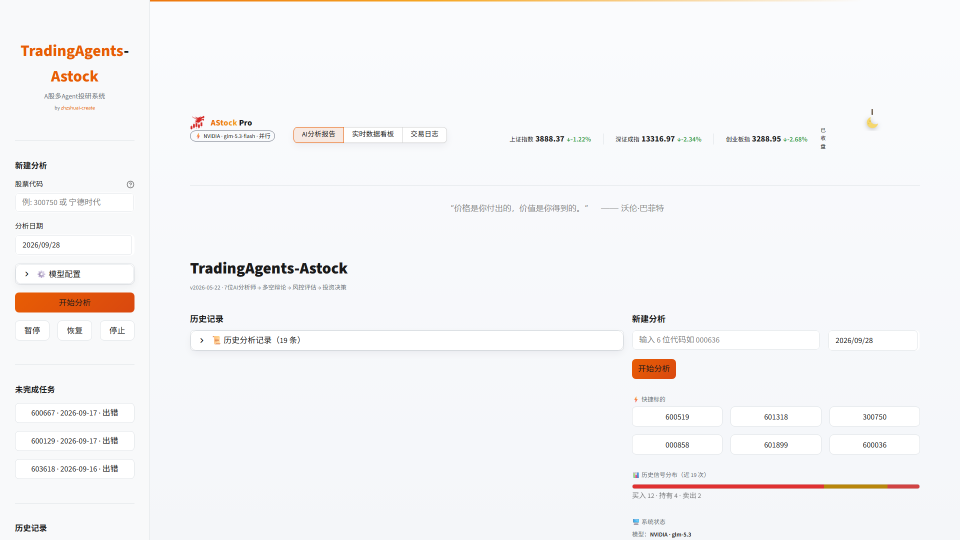
#> input picture assets/analysis-interface.png, 1920 x 1080 px (shown at 1/2 size); its folder holds only this picture in this run
$ python process_logo.py ../../assets/analysis-interface.png
#> lines starting #> are read from the running program, lines starting #| are printed output that depends on the picture
"""Process the Doubao-generated dragon logo into repo assets.

Steps: paint out watermark -> background to alpha (un-mix AA edges) ->
crop to bbox -> square pad -> 512 master / 192 splash / multi-size ico.
"""
import io
import sys
from pathlib import Path

from PIL import Image

SRC = Path(sys.argv[1])  # 源图路径由参数传入 (QQ 缓存路径不保证长期存在)
OUT = Path(__file__).resolve().parents[2] / "assets"

img = Image.open(SRC).convert("RGB")
#> img is the input picture: PIL image 1920x1080 RGB; mean R, G, B 245.3, 245.1, 246.3
w, h = img.size
#> w = 1920; h = 1080
print("src", w, h)
#| src 1920 1080
px = img.load()

# background = median of corner patches
corners = []
for cx, cy in [(4, 4), (w - 5, 4), (4, h // 2), (w // 2, 4)]:
    for dx in range(3):
        for dy in range(3):
            corners.append(px[cx + dx, cy + dy])
#> after the loop, corners = 36 items, first 6: (248, 249, 250), (248, 249, 250), (248, 249, 250), (248, 249, 250), (248, 249, 250), (248, 249, 250)
corners.sort(key=lambda c: sum(c))
bg = corners[len(corners) // 2]
#> bg = (250, 251, 253)
print("bg", bg)
#| bg (250, 251, 253)

# paint out watermark block (bottom-right)
for y in range(int(h * 0.90), h):
    for x in range(int(w * 0.76), w):
        px[x, y] = bg

# alpha from distance to bg, with un-mixing against the dominant fg (logo red)
fg_pixels = [p for p in img.getdata() if sum((p[i] - bg[i]) ** 2 for i in range(3)) > 150 ** 2 * 3 // 3]
#> fg_pixels = 44046 items
fg_pixels.sort(key=lambda c: (c[0], c[1], c[2]))
fg = fg_pixels[len(fg_pixels) // 2]
#> fg = (218, 73, 15)
print("fg", fg, "n_fg", len(fg_pixels))
#| fg (218, 73, 15) n_fg 44046

T0, T1 = 22.0, 110.0
rgba = Image.new("RGBA", (w, h))
#> rgba: PIL image 1920x1080 RGBA; every value is 0
rpx = rgba.load()
minx, miny, maxx, maxy = w, h, -1, -1
#> minx = 1920; miny = 1080; maxx = -1; maxy = -1
for y in range(h):
    for x in range(w):
        r, g, b = px[x, y]
        d = (sum((c - bg[i]) ** 2 for i, c in enumerate((r, g, b)))) ** 0.5
        a = 0.0 if d <= T0 else (1.0 if d >= T1 else (d - T0) / (T1 - T0))
        if a > 0.03:
            minx, miny = min(minx, x), min(miny, y)
            maxx, maxy = max(maxx, x), max(maxy, y)
        if a > 0:
            ur, ug, ub = fg
            if a < 1.0:
                ur = min(255, max(0, int((r - bg[0] * (1 - a)) / a)))
                ug = min(255, max(0, int((g - bg[1] * (1 - a)) / a)))
                ub = min(255, max(0, int((b - bg[2] * (1 - a)) / a)))
            rpx[x, y] = (ur, ug, ub, int(round(a * 255)))
        else:
            rpx[x, y] = (0, 0, 0, 0)
print("bbox", minx, miny, maxx, maxy)
#| bbox 30 0 1839 1079

crop = rgba.crop((minx, miny, maxx + 1, maxy + 1))
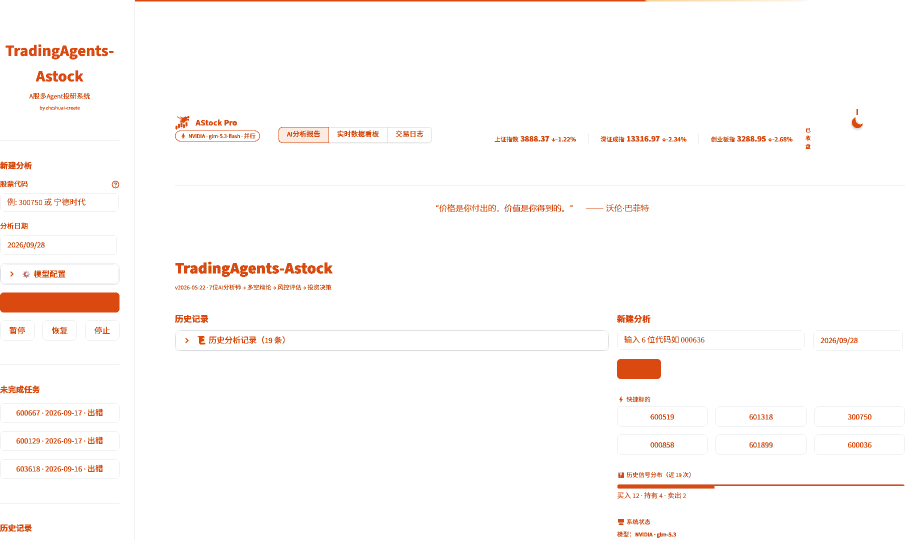
#> crop: PIL image 1810x1080 RGBA (shown at 1/2 size); mean R, G, B, A 7.9, 4.4, 2.7, 7.6; transparent parts drawn white
cw, ch = crop.size
#> cw = 1810; ch = 1080
side = int(max(cw, ch) * 1.06)
#> side = 1918
sq = Image.new("RGBA", (side, side), (0, 0, 0, 0))
#> sq: PIL image 1918x1918 RGBA; every value is 0
sq.paste(crop, ((side - cw) // 2, (side - ch) // 2), crop)
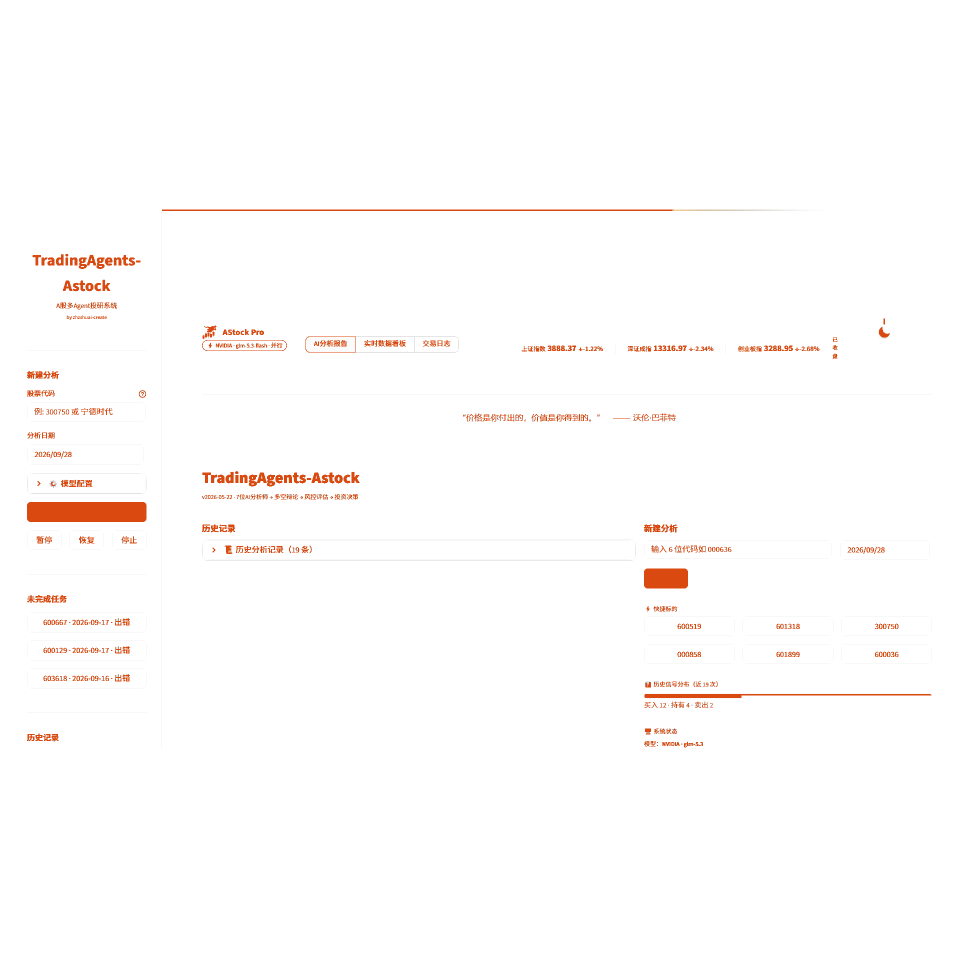
#> sq: PIL image 1918x1918 RGBA (shown at 1/2 size); mean R, G, B, A 3.3, 1.5, 0.7, 3.7; transparent parts drawn white

master = sq.resize((512, 512), Image.LANCZOS)
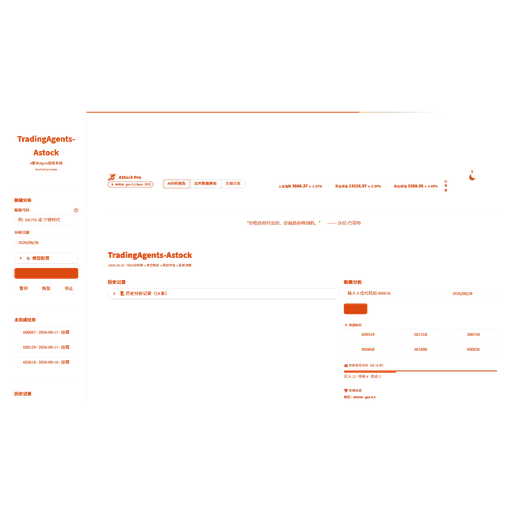
#> master: PIL image 512x512 RGBA; mean R, G, B, A 10.4, 4.3, 2.1, 3.8; transparent parts drawn white
master.save(OUT / "logo-dragon.png")
splash = sq.resize((192, 192), Image.LANCZOS)
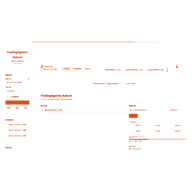
#> splash: PIL image 192x192 RGBA; mean R, G, B, A 18.2, 6.6, 2.3, 4; transparent parts drawn white
splash.save(OUT / "logo-dragon-192.png")
sizes = [16, 24, 32, 48, 64, 128, 256]
master.save(OUT / "app_icon.ico", sizes=[(s, s) for s in sizes])
print("assets written:", [p.name for p in sorted(OUT.glob("logo-dragon*"))] + ["app_icon.ico"])
print("splash b64 bytes ~", len(io.BytesIO().__class__(b"").getvalue()) or "")
import base64
buf = io.BytesIO()
splash.save(buf, format="PNG", optimize=True)
print("splash png bytes", buf.tell(), "b64 len", len(base64.b64encode(buf.getvalue())))

$ run again, on assets/dashboard-light.png
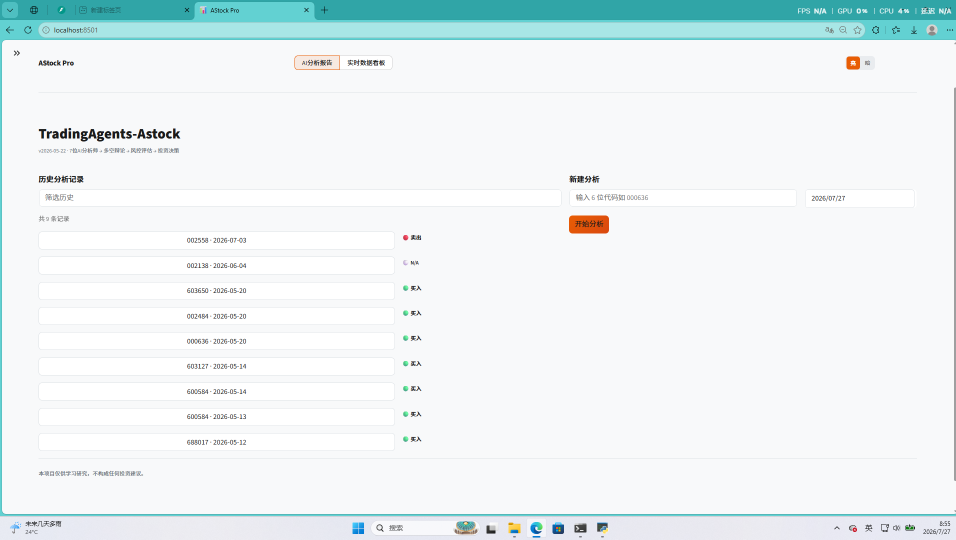
#> input picture assets/dashboard-light.png, 1911 x 1079 px (shown at 1/2 size)
#| src 1911 1079
#> after the loop `for cx, cy in [(4, 4), (w - 5, 4), (4, h // 2), (w // 2, 4)]:`: corners = 36 items, first 6: (48, 165, 167), (48, 165, 167), (48, 165, 167), (48, 165, 167), (48, 165, 167), (48, 165, 167)
#> bg = (48, 165, 167)
#| bg (48, 165, 167)
#> fg_pixels = 1885402 items
#> fg = (248, 249, 250)
#| fg (248, 249, 250) n_fg 1885402
#> rgba: PIL image 1911x1079 RGBA; every value is 0
#| bbox 0 4 1910 1078
#> `crop = rgba.crop((minx, miny, maxx + 1, maxy + 1))`:
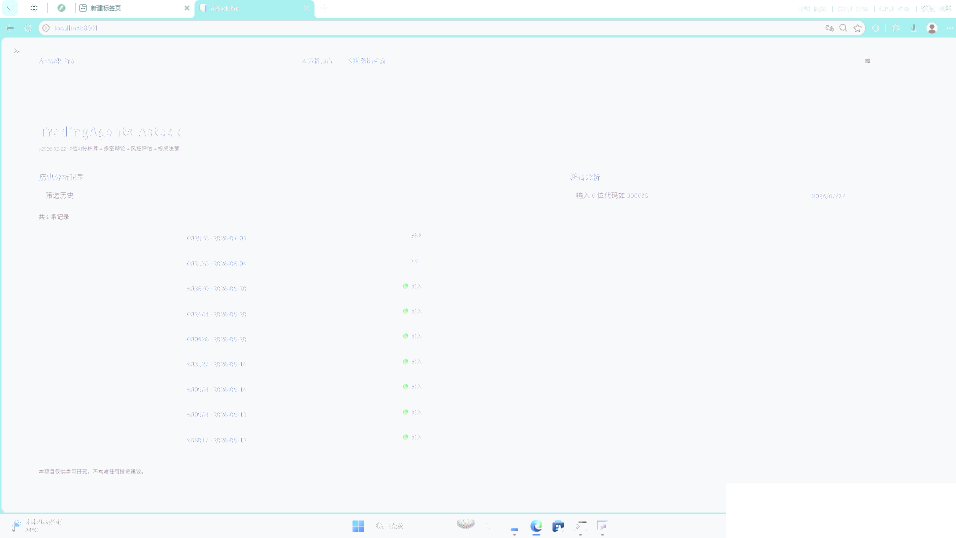
#> crop: PIL image 1911x1075 RGBA (shown at 1/2 size); mean R, G, B, A 232, 235.1, 236.2, 239.2; transparent parts drawn white
#> `master = sq.resize((512, 512), Image.LANCZOS)`:
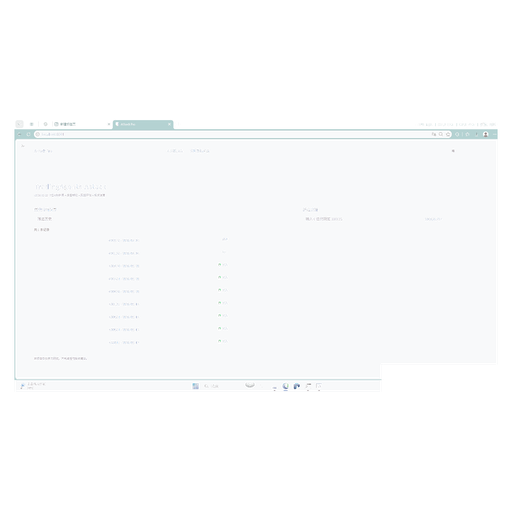
#> master: PIL image 512x512 RGBA; mean R, G, B, A 117.6, 118.9, 119.4, 119.1; transparent parts drawn white

$ run again, on assets/dashboard-report.png
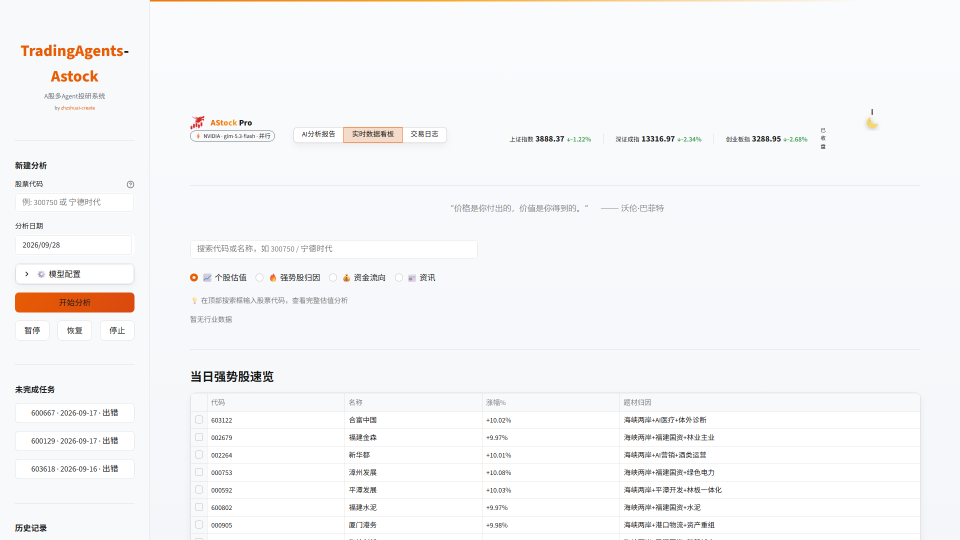
#> input picture assets/dashboard-report.png, 1920 x 1080 px (shown at 1/2 size)
#> img is the input picture: PIL image 1920x1080 RGB; mean R, G, B 246.4, 246.3, 247.2
#| src 1920 1080
#> after the loop `for cx, cy in [(4, 4), (w - 5, 4), (4, h // 2), (w // 2, 4)]:`: corners = 36 items, first 6: (248, 249, 250), (248, 249, 250), (248, 249, 250), (248, 249, 250), (248, 249, 250), (248, 249, 250)
#> bg = (250, 251, 253)
#| bg (250, 251, 253)
#> fg_pixels = 44724 items
#> fg = (154, 140, 119)
#| fg (154, 140, 119) n_fg 44724
#> rgba: PIL image 1920x1080 RGBA; every value is 0
#| bbox 30 0 1841 1079
#> `crop = rgba.crop((minx, miny, maxx + 1, maxy + 1))`:
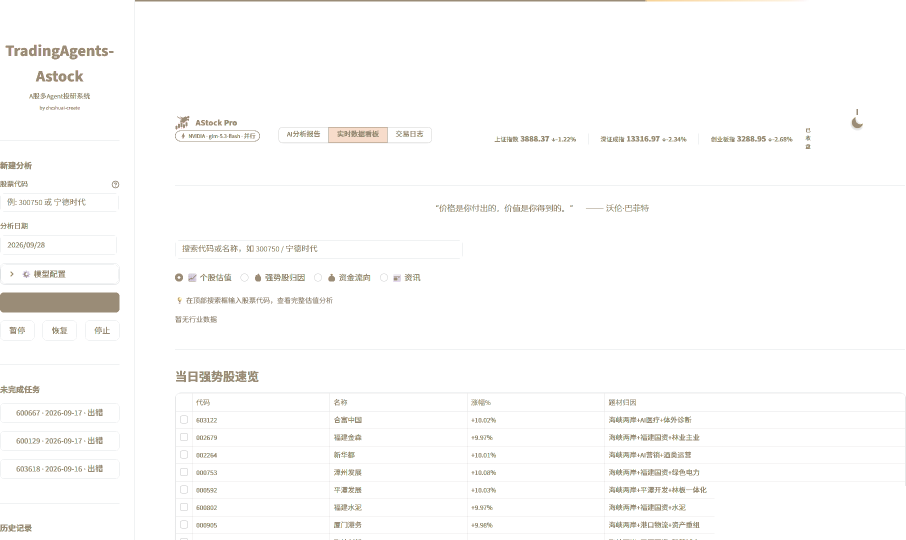
#> crop: PIL image 1812x1080 RGBA (shown at 1/2 size); mean R, G, B, A 7.4, 7.3, 6.3, 8.4; transparent parts drawn white
#> `master = sq.resize((512, 512), Image.LANCZOS)`:
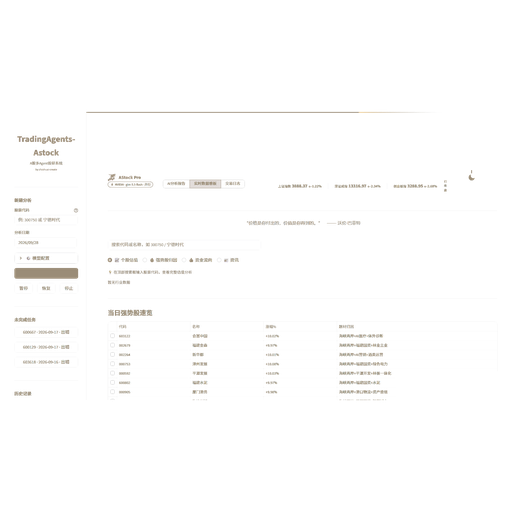
#> master: PIL image 512x512 RGBA; mean R, G, B, A 8.8, 8.1, 7.5, 4.1; transparent parts drawn white

$ run again, on assets/analyst.png
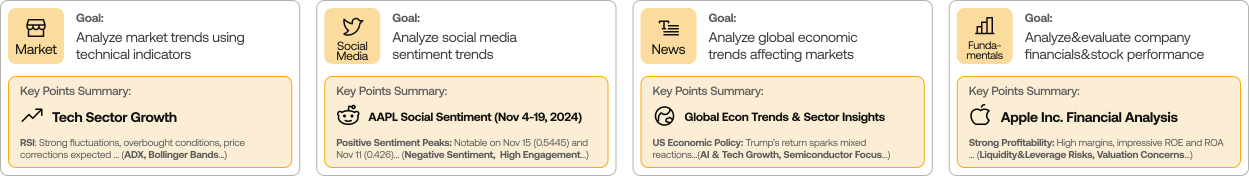
#> input picture assets/analyst.png, 4996 x 704 px (shown at 1/4 size)
#| src 4996 704
#> after the loop `for cx, cy in [(4, 4), (w - 5, 4), (4, h // 2), (w // 2, 4)]:`: corners = 36 items, first 6: (0, 0, 0), (0, 0, 0), (0, 0, 0), (0, 0, 0), (0, 0, 0), (0, 0, 0)
#> bg = (0, 0, 0)
#| bg (0, 0, 0)
#> fg_pixels = 1821715 items
#> fg = (252, 238, 212)
#| fg (252, 238, 212) n_fg 1821715
#> rgba: PIL image 4996x704 RGBA; every value is 0
#| bbox 0 0 4995 703
#> `master = sq.resize((512, 512), Image.LANCZOS)`:
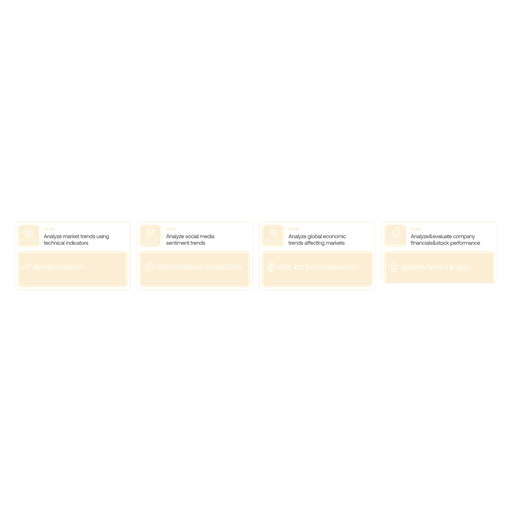
#> master: PIL image 512x512 RGBA; mean R, G, B, A 23.2, 22.1, 19.6, 17.2; transparent parts drawn white
